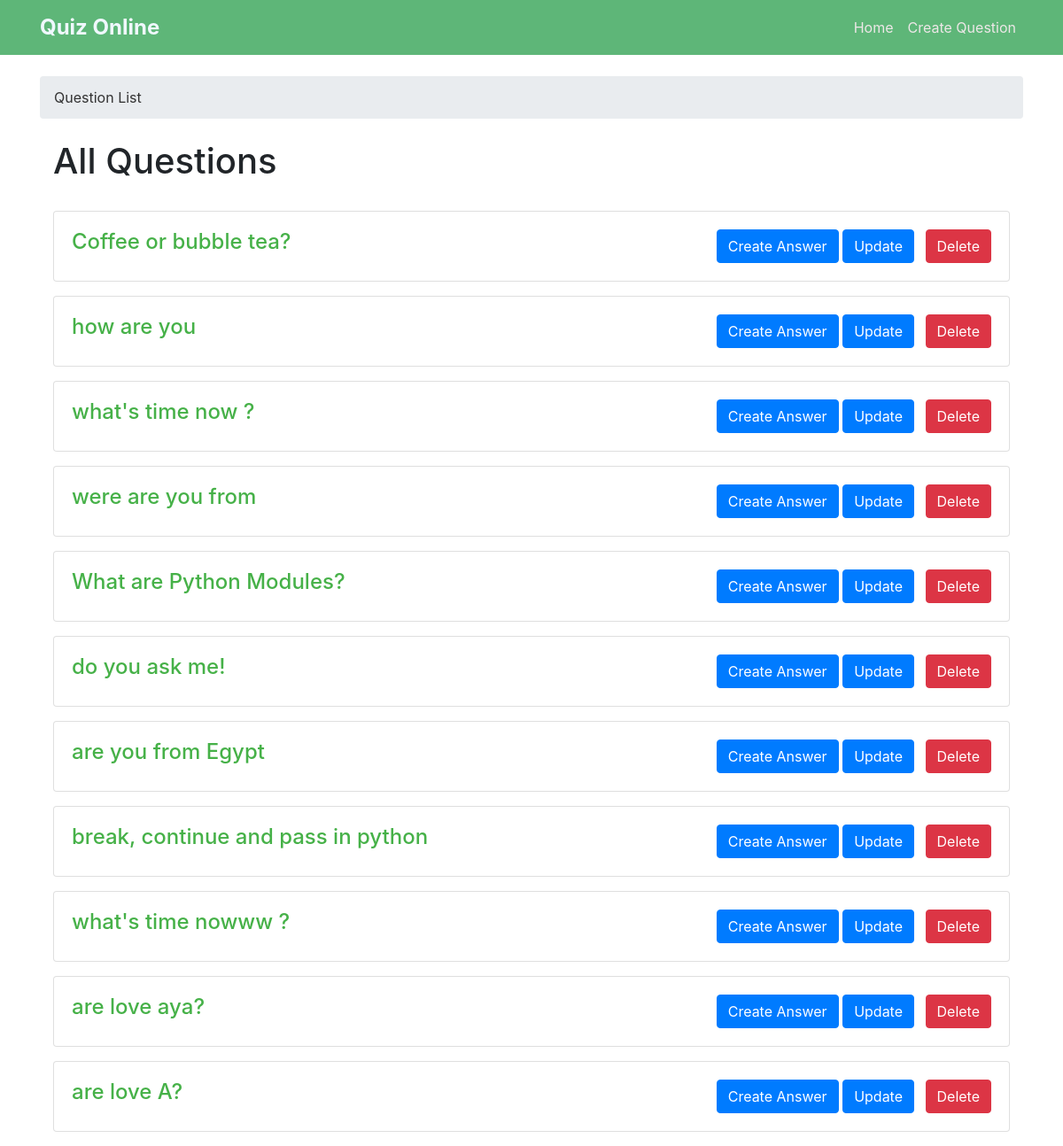
The page / on the database its author committed.
### quiz_app/models.py (models this page shows)
class Question(models.Model):
    author = models.ForeignKey(User, on_delete=models.CASCADE)
    question_title = models.CharField(max_length=100)
    content = models.TextField(max_length=1000)
    tags = TaggableManager()
    created_at = models.DateTimeField(default=timezone.now)
    def __str__(self) -> str:
        return self.question_title

### quiz_app/views.py (the view)
# urls.py: path('', Question_List.as_view(), name = 'indax'),
class Question_List(ListView):
    model = Question
    context_object_name = "question"

### quiz_app/templates/quiz_app/question_list.html (shortened to what this page needs)
{% extends 'base.html' %}
{% block breadcrumb %}
    <li class="breadcrumb-item active">Question List</li>
{% endblock %}
{% block content %}
  <div class="container mt-4">
    <h1>All Questions</h1>
    <br>
    {% for q in question %}
    <div class="card mb-3">
      <div class="card-body d-flex justify-content-between">
        <a href="{{ q.id }}" class="a">
          <h4 class="card-title">{{ q }} </h4>
        <div>
          <a href="{{ q.id}}/answer" class="btn btn-primary">
             Create Answer
          </a>
          <a href="{{ q.id }}/update" class="btn btn-primary">
             Update
          </a>
          <a href="{{ q.id }}/delete" class="btn btn-danger ml-2">
             Delete
          </a>
        </div>
      </div>
    </div>
    {% endfor %}
  </div>
{% endblock %}

### quiz_app/templates/base.html (style rules this page uses)
.card-title { margin-bottom: 0; }
a.a { font-size: 18px; font-weight: bold; color: #46b148; text-decoration: none; }
.breadcrumb-item { display: inline-block; }
.breadcrumb-item.active { color: #333; }

### rows shown on the page
Question: question_title "Coffee or bubble tea?"
Question: question_title "how are you"
Question: question_title "what's time now ?"
Question: question_title "were are you from"
Question: question_title "What are Python Modules?"
Question: question_title "do you ask me!"
Question: question_title "are you from Egypt"
Question: question_title "break, continue and pass in python"
Question: question_title "what's time nowww ?"
Question: question_title "are love aya?"
Question: question_title "are love A?"
